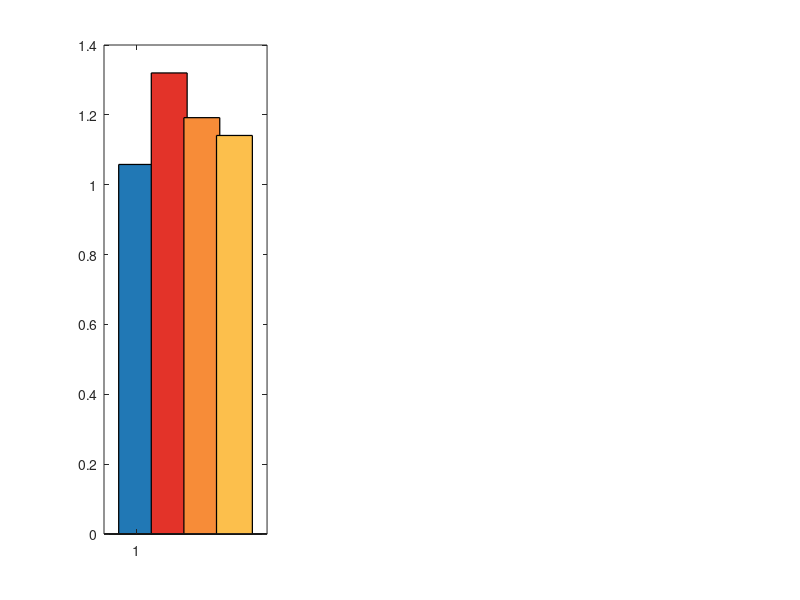

Write MATLAB code to recreate this figure. (Note: this script raises an error after producing the figure.)
%% =========================================================================
%% Fig7_Ablation_Study.m
%% Title : Stability-Preserving Neural Network Controller Compression
%%          for Singularly Perturbed Systems via Riemannian Slow-Manifold Geometry
%% Figure : 7 - Ablation Study (Table 3 Visualisation)
%% Journal: Automatica (Elsevier)
%% Authors: Sri Venkata Durga Sudarsan Madhyannapu and Sravanam Pradheep Kumar
%% =========================================================================
%% Description:
%%   Visualises Table 3 (Ablation) from Section 7.7 of the paper.
%%   Shows the contribution of each RSM-Compress component:
%%     1. Slow-manifold FIM split  (+24.8% when removed)
%%     2. Stiefel projection       (+12.7% when removed)
%%     3. NGD refinement           (+7.8%  when removed)
%%   And the cascading ablation ending at SVD-C baseline (+54.3%).
%%   Also shows lambda-sensitivity (lambda in {0.001, 0.01, 0.10}).
%% =========================================================================

%% ---- Data from Table 3 -------------------------------------------------
%  Independent ablation
labels_ind = {'RSM-Compress (full)','w/o Slow-mfld FIM','w/o Stiefel Proj.',...
              'w/o NGD Refine'};
errors_ind = [1.058, 1.320, 1.192, 1.141];

%  Cascading ablation
labels_casc = {'RSM-Compress (full)','w/o FIM split','w/o FIM+Stiefel',...
               'w/o All (= SVD-C)'};
errors_casc = [1.058, 1.320, 1.511, 1.633];

%  Lambda sensitivity
lambda_vals  = [0.001, 0.010, 0.100];
errors_lam   = [1.078, 1.058, 1.082];

%% ---- Figure layout: 1x3 subplots ----------------------------------------
fig = figure('Name','Fig7_Ablation_Study',...
             'Units','centimeters','Position',[2 2 28 9.5],...
             'Color','white');

%  Color map: RSM = blue, ablated = orange/red scale
c_rsm  = [0.13 0.47 0.71];
c_grad = [0.99 0.75 0.30;   % mild degradation
          0.97 0.55 0.22;
          0.89 0.20 0.16];  % severe

%% ---- Subplot 1: Independent ablation ------------------------------------
ax1 = subplot(1,3,1);
col_ind = [c_rsm; c_grad(3,:); c_grad(2,:); c_grad(1,:)];
for i = 1:4
    b = bar(ax1, i, errors_ind(i), 0.55,'FaceColor',col_ind(i,:),...
            'EdgeColor','k','LineWidth',0.9);
    hold(ax1,'on');
end

% Reference line at 1.058
yline(ax1, 1.058,'b--','LineWidth',1.5,'HandleVisibility','off');

% Annotate degradation percentages
delta_ind = (errors_ind - 1.058)./1.058.*100;
for i = 2:4
    text(ax1, i, errors_ind(i)+0.012,...
         sprintf('+%.1f%%', delta_ind(i)),...
         'HorizontalAlignment','center','FontSize',9,...
         'Color',[0.55 0.05 0.05],'FontWeight','bold');
end

set(ax1,'XTick',1:4,'XTickLabel',labels_ind,'XTickLabelRotation',25,...
        'FontSize',8.5,'LineWidth',0.8,'Box','on');
ylabel(ax1,'Normalized tracking error','FontSize',10,'Interpreter','tex');
title(ax1,'Independent Ablation','FontSize',10.5,'FontWeight','bold');
ylim(ax1,[0.90 1.45]);
grid(ax1,'on'); set(ax1,'GridLineStyle',':','GridAlpha',0.5);
text(ax1, 1, 1.065, sprintf('%.3f', errors_ind(1)),...
     'HorizontalAlignment','center','FontSize',8,'Color','b');

%% ---- Subplot 2: Cascading ablation --------------------------------------
ax2 = subplot(1,3,2);
col_casc = [c_rsm; c_grad(1,:); c_grad(2,:); c_grad(3,:)];
for i = 1:4
    bar(ax2, i, errors_casc(i), 0.55,'FaceColor',col_casc(i,:),...
        'EdgeColor','k','LineWidth',0.9);
    hold(ax2,'on');
end
yline(ax2, 1.058,'b--','LineWidth',1.5,'HandleVisibility','off');
delta_casc = (errors_casc - 1.058)./1.058.*100;
for i = 2:4
    text(ax2, i, errors_casc(i)+0.015,...
         sprintf('+%.1f%%', delta_casc(i)),...
         'HorizontalAlignment','center','FontSize',9,...
         'Color',[0.55 0.05 0.05],'FontWeight','bold');
end

% Synergy annotation
annotation('doublearrow',[0.415 0.445],[0.185 0.185],...
           'LineWidth',1.2,'Color',[0.4 0.0 0.4]);
text(ax2, 2.5, 1.58, sprintf('Synergy: +%.1f%% > sum', delta_casc(4) - sum(delta_ind(2:4))),...
     'FontSize',7.8,'Color',[0.4 0.0 0.4],'HorizontalAlignment','center','Interpreter','tex');

set(ax2,'XTick',1:4,'XTickLabel',labels_casc,'XTickLabelRotation',25,...
        'FontSize',8.5,'LineWidth',0.8,'Box','on');
ylabel(ax2,'Normalized tracking error','FontSize',10,'Interpreter','tex');
title(ax2,'Cascading Ablation','FontSize',10.5,'FontWeight','bold');
ylim(ax2,[0.90 1.75]);
grid(ax2,'on'); set(ax2,'GridLineStyle',':','GridAlpha',0.5);

%% ---- Subplot 3: Lambda sensitivity -------------------------------------
ax3 = subplot(1,3,3);
bar(ax3, 1:3, errors_lam, 0.55,'FaceColor',[0.55 0.73 0.62],...
    'EdgeColor','k','LineWidth',0.9);
hold(ax3,'on');
yline(ax3, 1.058,'b--','LineWidth',1.5);

for i = 1:3
    text(ax3, i, errors_lam(i)+0.003,...
         sprintf('%.3f', errors_lam(i)),...
         'HorizontalAlignment','center','FontSize',9.5,...
         'Color',[0.05 0.35 0.05],'FontWeight','bold');
end
set(ax3,'XTick',1:3,...
        'XTickLabel',{'\lambda=0.001','\lambda=0.010 (nom.)','\lambda=0.100'},...
        'XTickLabelRotation',20,'FontSize',8.5,'LineWidth',0.8,'Box','on');
ylabel(ax3,'Normalized tracking error','FontSize',10,'Interpreter','tex');
title(ax3,'\lambda Sensitivity  (1 decade each side)','FontSize',10.5,...
      'FontWeight','bold','Interpreter','tex');
ylim(ax3,[0.95 1.15]);
grid(ax3,'on'); set(ax3,'GridLineStyle',':','GridAlpha',0.5);
text(ax3, 2, 1.045, '\Delta max = 2.3%','HorizontalAlignment','center',...
     'FontSize',9,'Color',[0.3 0.3 0.3],'Interpreter','tex');

%% ---- Overall title ------------------------------------------------------
sgtitle({'Ablation Study: RSM-Compress Component Contributions';...
         'CSTR benchmark,  1024\times compression,  \epsilon = 0.05'},...
        'FontSize',11,'FontWeight','bold','Interpreter','tex');

%% ---- Export -------------------------------------------------------------
set(fig,'PaperPositionMode','auto');
print(fig,'Fig7_Ablation_Study','-dpdf','-r300');
print(fig,'Fig7_Ablation_Study','-dpng','-r300');
fprintf('[Done] Fig7_Ablation_Study saved as PDF + PNG.\n');
fprintf('  Key result: slow-manifold FIM split is the dominant contributor (+24.8%%)\n');
fprintf('  Synergy: removing all 3 components: +54.3%% > sum of independent +45.3%%\n');
